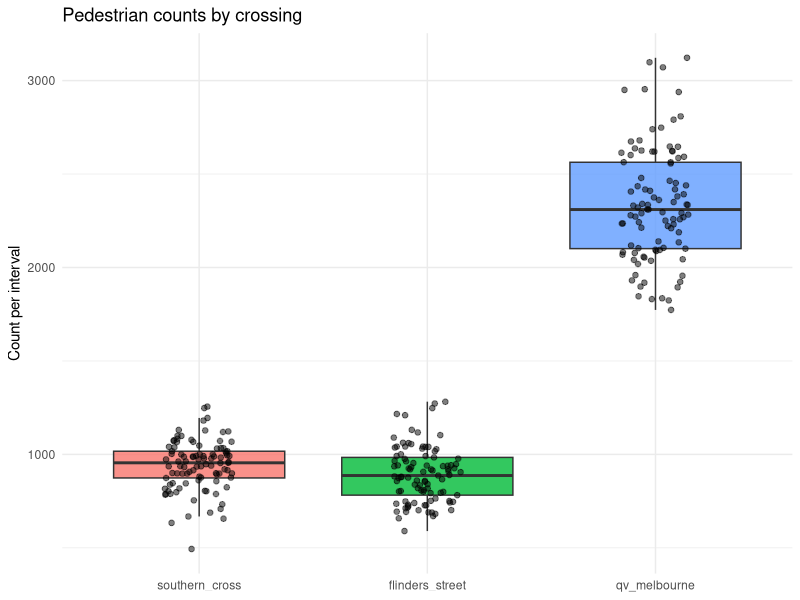
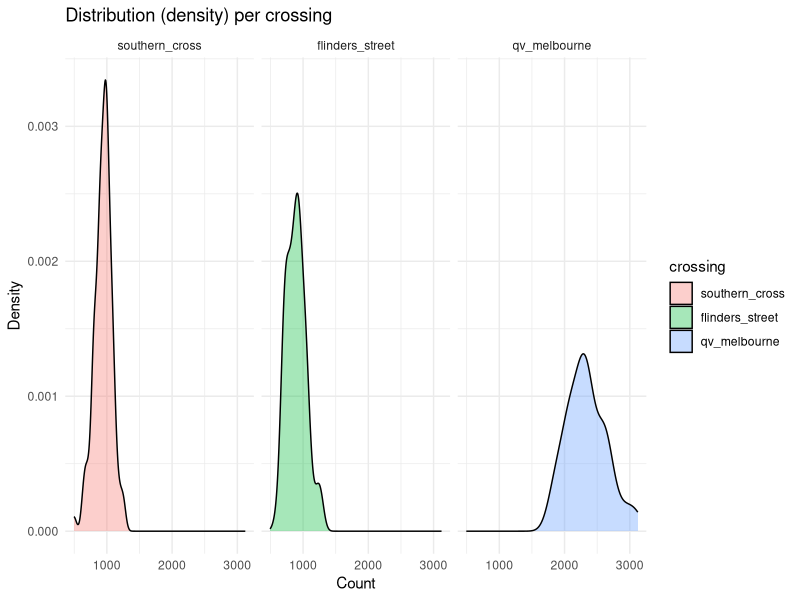
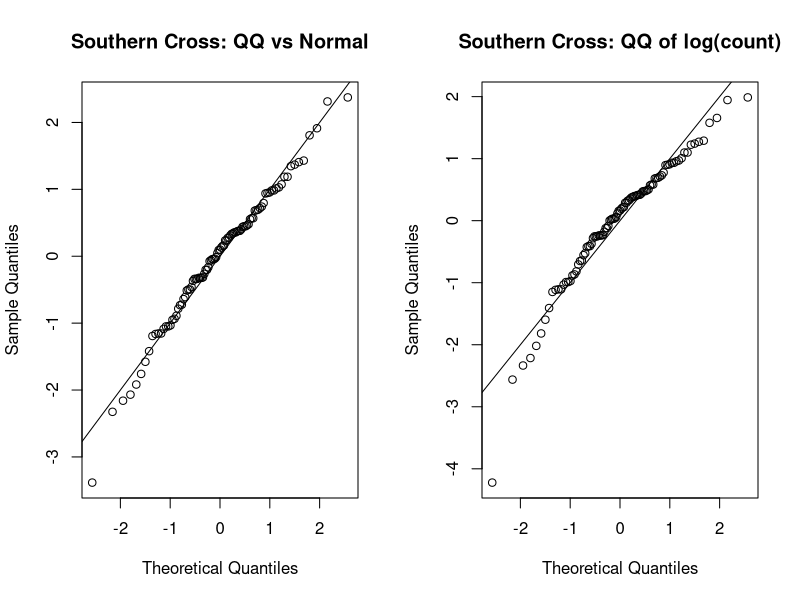
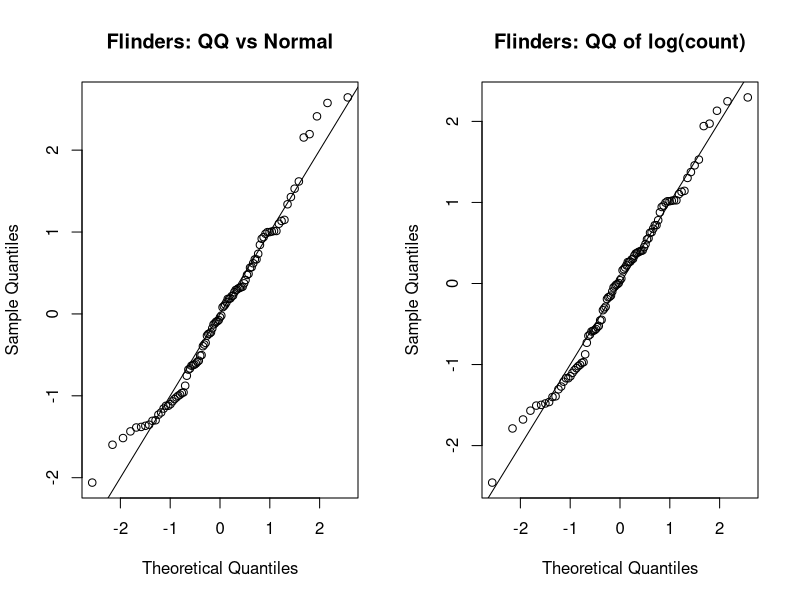
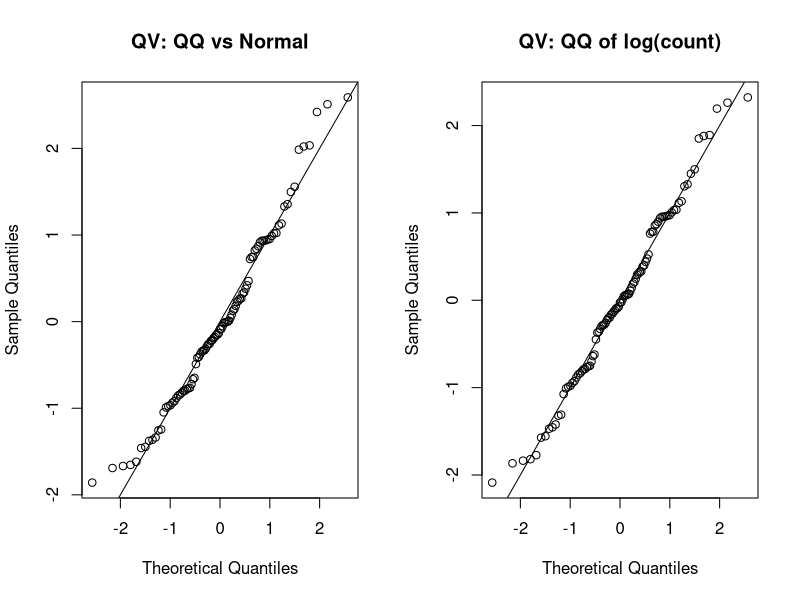
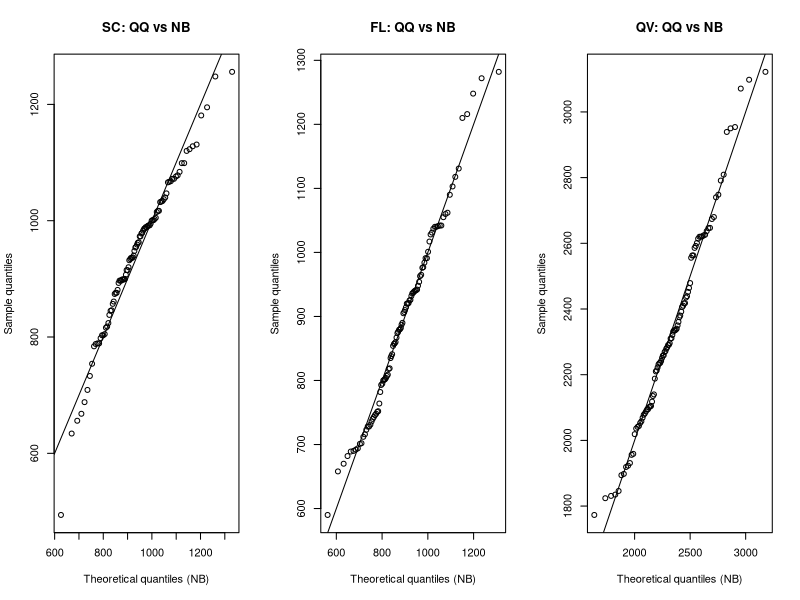

The R source for these figures, in order:
## ---- chunk 1
#| label: setup
#| include: false
#| echo: false
#| message: false
#| warning: false

knitr::opts_chunk$set(fig.align = "center", fig.width = 8, fig.height = 5, dpi = 150)

library(tidyverse)
library(boot)
library(MASS)

set.seed(355435)  

B <- 5000
## ---- chunk 2
pedestrian_df <- read.csv(here::here("data/pedestrians.csv"))
## ---- chunk 3
pedestrian_long <- pedestrian_df %>%
  mutate(obs = row_number()) %>%
  pivot_longer(-obs, names_to = "crossing", values_to = "count") %>%
  mutate(crossing = factor(crossing,
                           levels = c("southern_cross","flinders_street","qv_melbourne")))

# Box + jitter (great manager slide)
ggplot(pedestrian_long, aes(x = crossing, y = count, fill = crossing)) +
  geom_boxplot(outlier.shape = NA, alpha = 0.8) +
  geom_jitter(width = 0.15, alpha = 0.5, size = 1.6) +
  labs(title = "Pedestrian counts by crossing", x = NULL, y = "Count per interval") +
  theme_minimal() + theme(legend.position = "none")

# Density (shape of distributions)
ggplot(pedestrian_long, aes(x = count, fill = crossing)) +
  geom_density(alpha = 0.35) +
  facet_wrap(~ crossing, scales = "fixed") +
  labs(title = "Distribution (density) per crossing", x = "Count", y = "Density") +
  theme_minimal()

## ---- chunk 4
desc <- pedestrian_long |>
  group_by(crossing) |>
  summarise(
    n     = n(),
    mean  = mean(count),
    median= median(count),
    sd    = sd(count),
    min   = min(count),
    max   = max(count),
    iqr   = IQR(count),
    .groups = "drop"
)

## ---- chunk 5
# Southern Cross
sc <- pedestrian_df$southern_cross
fit_sc_norm <- fitdistr(sc, "normal")
fit_sc_logn <- fitdistr(sc, "lognormal")
sc_models <- tibble(
  crossing = "southern_cross",
  model    = c("normal","lognormal"),
  logLik   = c(logLik(fit_sc_norm)[1], logLik(fit_sc_logn)[1]),
  
  mean_est = c(
    unname(fit_sc_norm$estimate["mean"]),
    exp(fit_sc_logn$estimate["meanlog"] + 0.5*fit_sc_logn$estimate["sdlog"]^2)),
  
  sd_est   = c(
    unname(fit_sc_norm$estimate["sd"]),
    sqrt((exp(fit_sc_logn$estimate["sdlog"]^2) - 1) *
         exp(2*fit_sc_logn$estimate["meanlog"] + fit_sc_logn$estimate["sdlog"]^2))))

# Flinders Street
fl <- pedestrian_df$flinders_street
fit_fl_norm <- fitdistr(fl, "normal")
fit_fl_logn <- fitdistr(fl, "lognormal")
fl_models <- tibble(
  crossing = "flinders_street",
  model    = c("normal","lognormal"),
  logLik   = c(logLik(fit_fl_norm)[1], logLik(fit_fl_logn)[1]),
  
  mean_est = c(
    unname(fit_fl_norm$estimate["mean"]),
    exp(fit_fl_logn$estimate["meanlog"] + 0.5*fit_fl_logn$estimate["sdlog"]^2)),
  
  sd_est   = c(
    unname(fit_fl_norm$estimate["sd"]),
    sqrt((exp(fit_fl_logn$estimate["sdlog"]^2) - 1) *
         exp(2*fit_fl_logn$estimate["meanlog"] + fit_fl_logn$estimate["sdlog"]^2))))

# QV Melbourne
qv <- pedestrian_df$qv_melbourne
fit_qv_norm <- fitdistr(qv, "normal")
fit_qv_logn <- fitdistr(qv, "lognormal")
qv_models <- tibble::tibble(
  crossing = "qv_melbourne",
  model    = c("normal","lognormal"),
  logLik   = c(logLik(fit_qv_norm)[1], logLik(fit_qv_logn)[1]),
  
  mean_est = c(
    unname(fit_qv_norm$estimate["mean"]),
    exp(fit_qv_logn$estimate["meanlog"] + 0.5*fit_qv_logn$estimate["sdlog"]^2)),
  
  sd_est   = c(
    unname(fit_qv_norm$estimate["sd"]),
    sqrt((exp(fit_qv_logn$estimate["sdlog"]^2) - 1) *
         exp(2*fit_qv_logn$estimate["meanlog"] + fit_qv_logn$estimate["sdlog"]^2))))

mle_fits <- bind_rows(sc_models, fl_models, qv_models) |>
  arrange(crossing, desc(logLik))

mle_fits
## ---- chunk 6
par(mfrow = c(1,2))

# Southern Cross
qqnorm((sc - fit_sc_norm$estimate["mean"])/fit_sc_norm$estimate["sd"],
       main="Southern Cross: QQ vs Normal"); abline(0,1)
qqnorm((log(sc) - fit_sc_logn$estimate["meanlog"])/fit_sc_logn$estimate["sdlog"],
       main="Southern Cross: QQ of log(count)"); abline(0,1)

## Flinders
qqnorm((fl - fit_fl_norm$estimate["mean"]) / fit_fl_norm$estimate["sd"],
       main = "Flinders: QQ vs Normal"); abline(0, 1)

qqnorm((log(fl) - fit_fl_logn$estimate["meanlog"]) / fit_fl_logn$estimate["sdlog"],
       main = "Flinders: QQ of log(count)"); abline(0, 1)


## QV
qqnorm((qv - fit_qv_norm$estimate["mean"]) / fit_qv_norm$estimate["sd"],
       main = "QV: QQ vs Normal"); abline(0, 1)

qqnorm((log(qv) - fit_qv_logn$estimate["meanlog"]) / fit_qv_logn$estimate["sdlog"],
       main = "QV: QQ of log(count)"); abline(0, 1)


## ---- chunk 7
fit_sc_nb <- fitdistr(sc, "Negative Binomial")
fit_fl_nb <- fitdistr(fl, "Negative Binomial")
fit_qv_nb <- fitdistr(qv, "Negative Binomial")

qq_nb <- function(x, size, mu, main = "QQ vs Negative Binomial"){
  n  <- length(x)
  xs <- sort(x)
  p  <- (seq_len(n) - 0.5) / n
  qt <- qnbinom(p, size = size, mu = mu)
  plot(qt, xs, xlab = "Theoretical quantiles (NB)",
       ylab = "Sample quantiles", main = main)
  abline(0, 1)
}

par(mfrow = c(1,3))
qq_nb(sc, fit_sc_nb$estimate["size"], fit_sc_nb$estimate["mu"], "SC: QQ vs NB")
qq_nb(fl, fit_fl_nb$estimate["size"], fit_fl_nb$estimate["mu"], "FL: QQ vs NB")
qq_nb(qv, fit_qv_nb$estimate["size"], fit_qv_nb$estimate["mu"], "QV: QQ vs NB")
par(mfrow = c(1,1))

## ---- chunk 8

t.test(pedestrian_df$qv_melbourne, pedestrian_df$southern_cross,  paired = TRUE)  # QV - SC
t.test(pedestrian_df$qv_melbourne, pedestrian_df$flinders_street, paired = TRUE)  # QV - FL
t.test(pedestrian_df$southern_cross, pedestrian_df$flinders_street, paired = TRUE) # SC - FL

boot_stat_diff_paired <- function(d, idx){
  dd <- d[idx, , drop = FALSE]
  mean(dd[,1] - dd[,2])                 
}

boot_pair <- function(x, y, B = 5000, conf = 0.95){
  b  <- boot(data = cbind(x, y), statistic = boot_stat_diff_paired, R = B)
  ci <- boot.ci(b, conf = conf, type = "perc")
  tibble(
    est_diff = b$t0,
    se_boot  = sd(b$t),
    lo_perc  = unname(ci$percent[4]),
    hi_perc  = unname(ci$percent[5]))
}

paired_boot_table <- bind_rows(
  boot_pair(pedestrian_df$qv_melbourne,    pedestrian_df$southern_cross)  |> dplyr::mutate(contrast = "QV - SC"),
  boot_pair(pedestrian_df$qv_melbourne,    pedestrian_df$flinders_street) |> dplyr::mutate(contrast = "QV - FL"),
  boot_pair(pedestrian_df$southern_cross,  pedestrian_df$flinders_street) |> dplyr::mutate(contrast = "SC - FL")) |>
  relocate(contrast)
paired_boot_table
## ---- chunk 9
# Bootstrap statistic: empirical 90th percentile 
boot_stat_q90_emp <- function(x, idx) {
  quantile(x[idx], probs = 0.90, type = 7, names = FALSE)
}

boot_ci_emp <- function(x, B = 5000, conf = 0.95){
  b  <- boot(x, statistic = boot_stat_q90_emp, R = B)
  ci <- boot.ci(b, conf = conf, type = "perc")
  tibble(
    q90_hat = quantile(x, 0.90, type = 7, names = FALSE),
    lo      = unname(ci$percent[4]),
    hi      = unname(ci$percent[5]),
    method  = "Empirical (bootstrap percentile)"
  )
}

emp_tbl <- bind_rows(
  boot_ci_emp(pedestrian_df$southern_cross)  |> mutate(crossing = "southern_cross"),
  boot_ci_emp(pedestrian_df$flinders_street) |> mutate(crossing = "flinders_street"),
  boot_ci_emp(pedestrian_df$qv_melbourne)    |> mutate(crossing = "qv_melbourne")
) |> relocate(crossing)
emp_tbl
## ---- chunk 10
set.seed(123)
boot_stat_q90_model <- function(dist = c("normal","lognormal")){
  dist <- match.arg(dist)
  function(x, idx){
    xx <- x[idx]
    if (dist == "normal"){
      fit <- fitdistr(xx, "normal")
      qnorm(0.90, fit$estimate["mean"], fit$estimate["sd"])
    } else {
      fit <- fitdistr(xx, "lognormal")
      qlnorm(0.90, fit$estimate["meanlog"], fit$estimate["sdlog"])
    }
  }
}

boot_ci_model <- function(x, dist, B = 5000, conf = 0.95){
  statfun <- boot_stat_q90_model(dist)
  b  <- boot(x, statistic = statfun, R = B)

  if (dist == "normal"){
    fit <- fitdistr(x, "normal")
    qhat <- qnorm(0.90, fit$estimate["mean"], fit$estimate["sd"])
    lab  <- "Model (Normal)"
  } else {
    fit <- fitdistr(x, "lognormal")
    qhat <- qlnorm(0.90, fit$estimate["meanlog"], fit$estimate["sdlog"])
    lab  <- "Model (Lognormal)"
  }

  ci <- boot.ci(b, conf = conf, type = "perc")
  tibble(
    q90_hat = qhat,
    lo      = unname(ci$percent[4]),
    hi      = unname(ci$percent[5]),
    method  = lab
  )
}

mod_tbl <- bind_rows(
  boot_ci_model(pedestrian_df$southern_cross,  dist = "normal",    B = B) |> mutate(crossing = "southern_cross"),
  boot_ci_model(pedestrian_df$flinders_street, dist = "lognormal", B = B) |> mutate(crossing = "flinders_street"),
  boot_ci_model(pedestrian_df$qv_melbourne,    dist = "lognormal", B = B) |> mutate(crossing = "qv_melbourne")
) |> relocate(crossing)
mod_tbl
